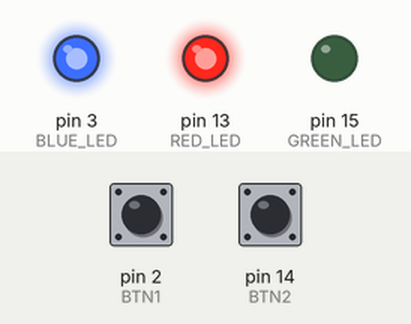
Bench run of a program on a simulated Arduino Uno, built with avr-gcc and run on an emulated ATmega328P. On the bench: output pins drawn as LEDs (lit = HIGH). Dashed ring = blinking. The test bench sets the inputs (shaded band); at power-on: pin 2 (BTN1) HIGH, pin 14 (BTN2) HIGH.

Above: at 1.2 s.
1.3 s: pin 2 (BTN1) pulled LOW for 0.15 s
At 1.42 s:
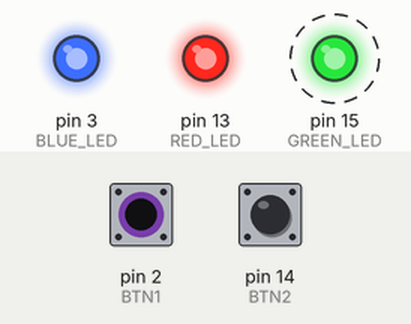
4.3 s: pin 14 (BTN2) pulled LOW for 0.15 s
At 4.57 s:
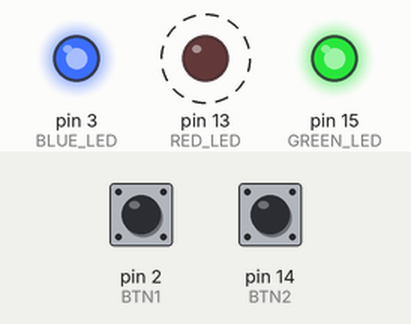
7.3 s: pin 14 (BTN2) pulled LOW for 1 s
At 10.7 s:
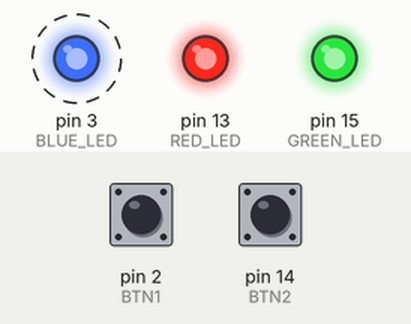
10.8 s: pin 14 (BTN2) pulled LOW for 3.2 s
At 14.32 s:
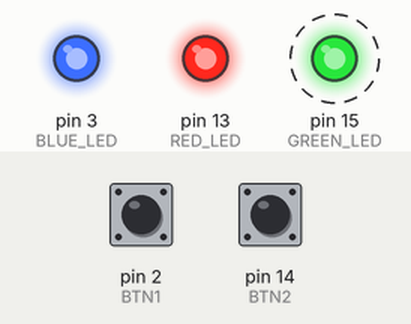
16.2 s: pin 2 (BTN1) pulled LOW for 1 s
At 18.2 s:
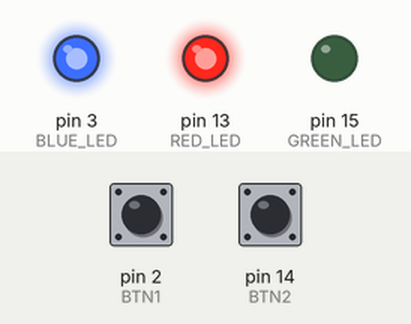
Timing chart, 0 to 19.7 s (numbered marks = the images above; inputs shaded):
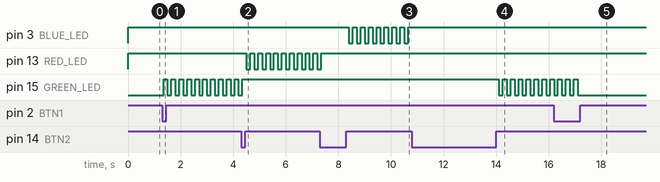

The program:

main.cpp
```cpp
// #include <avr/io.h>
// #include <util/delay.h>

// int main() {
// 	bool blinking = false;
// 	int led = 0;

// 	DDRD |= (1 << PD7) | (1 << PD5);
// 	DDRB |= (1 << PB3);
// 	DDRB &= ~(1 << PB2);
// 	DDRD &= ~(1 << PD6);

// 	PORTB |= (1 << PB2); /// rezistenta de pullup
// 	PORTD |= (1 << PD6);

// 	PORTD &= ~(1 << PD7);
// 	PORTD |= (1 << PD5);
// 	PORTB |= (1 << PB3);

// 	while(1) {
// 		if(!(PINB & (1 << PB2))) {
// 			if(led == 0) {
// 				PORTD |= (1 << PD7);
// 				PORTD &= ~(1 << PD5);
// 				PORTB |= (1 << PB3);
// 			}
// 			else {
// 				if(led == 1) {
// 					PORTD |= (1 << PD5);
// 					PORTB &= ~(1 << PB3);
// 					PORTD |= (1 << PD7);
// 				}
// 				else {
// 					PORTB |= (1 << PB3);
// 					PORTD &= ~(1 << PD7);
// 					PORTD |= (1 << PD5);
// 				}
// 			}
// 			++led;
// 			led %= 3;
// 		}

// 		if(!(PIND & (1 << PD6))) {
// 			blinking = !blinking;
// 			if(!blinking)
// 				switch(led) {
// 					case 0:
// 						PORTD &= ~(1 << PD7);
// 						break;
// 					case 1:
// 						PORTD &= ~(1 << PD5);
// 						break;
// 					case 2:
// 						PORTB &= ~(1 << PB3);
// 						break;
// 				}
// 		}

// 		if(blinking && (PINB & (1 << PB2))) {
// 			switch(led) {
// 				case 0:
// 					PORTD ^= (1 << PD7);
// 					break;
// 				case 1:
// 					PORTD ^= (1 << PD5);
// 					break;
// 				case 2:
// 					PORTB ^= (1 << PB3);
// 					break;
// 			}
// 		}
//                 _delay_ms(150);
// 	}

// 	return 0;
// }

#include <Arduino.h>
#define RED_LED 13
#define GREEN_LED 15
#define BLUE_LED 3
#define BTN1 2
#define BTN2 14

bool blinking = false;
int led = 0;

void setup() {
	pinMode(BTN1, INPUT_PULLUP);
	pinMode(BTN2, INPUT_PULLUP);
	pinMode(RED_LED, OUTPUT);
	pinMode(GREEN_LED, OUTPUT);
	pinMode(BLUE_LED, OUTPUT);
	digitalWrite(GREEN_LED, 0);
	digitalWrite(RED_LED, 1);
	digitalWrite(BLUE_LED, 1);
}

void loop() {
	if(digitalRead(BTN1) == 0) {
		blinking = !blinking;
		if(!blinking)
			switch(led) {
				case 0:
					digitalWrite(GREEN_LED, 0);
					digitalWrite(RED_LED, 1);
					digitalWrite(BLUE_LED, 1);
					break;
				case 1:
					digitalWrite(GREEN_LED, 1);
					digitalWrite(RED_LED, 0);
					digitalWrite(BLUE_LED, 1);
					break;
				case 2:
					digitalWrite(GREEN_LED, 1);
					digitalWrite(RED_LED, 1);
					digitalWrite(BLUE_LED, 0);
					break;
			}
	}

	if(digitalRead(BTN2) == 0) {
		led = (led+1)%3;
		switch(led) {
			case 0:
				digitalWrite(GREEN_LED, 0);
				digitalWrite(RED_LED, 1);
				digitalWrite(BLUE_LED, 1);
				break;
			case 1:
				digitalWrite(GREEN_LED, 1);
				digitalWrite(RED_LED, 0);
				digitalWrite(BLUE_LED, 1);
				break;
			case 2:
				digitalWrite(GREEN_LED, 1);
				digitalWrite(RED_LED, 1);
				digitalWrite(BLUE_LED, 0);
				break;
		}
	}

	if(blinking) {
		switch(led) {
			case 0:
				digitalWrite(GREEN_LED, !digitalRead(GREEN_LED));
				break;
			case 1:
				digitalWrite(RED_LED, !digitalRead(RED_LED));
				break;
			case 2:
				digitalWrite(BLUE_LED, !digitalRead(BLUE_LED));
				break;
		}
	}

	delay(150);
}
```

Measured:
- after the input at 1.3 s, pin 15 (GREEN_LED): alternates HIGH for 0.15 s and LOW for 0.15 s, starting after 0.05 s
- after the input at 4.3 s, pin 13 (RED_LED): alternates HIGH for 0.15 s and LOW for 0.15 s, starting after 0.20 s; pin 15 (GREEN_LED): goes on until 4.4 s, then stays HIGH
- after the input at 7.3 s, pin 3 (BLUE_LED): alternates HIGH for 0.15 s and LOW for 0.15 s, starting after 1.1 s; pin 13 (RED_LED): goes on until 7.4 s, then stays HIGH
- after the input at 10.8 s, pin 3 (BLUE_LED): stops changing and stays HIGH; pin 15 (GREEN_LED): alternates HIGH for 0.15 s and LOW for 0.15 s, starting after 3.3 s
- after the input at 16.2 s, pin 15 (GREEN_LED): goes on until 17.1 s, then stays LOW
